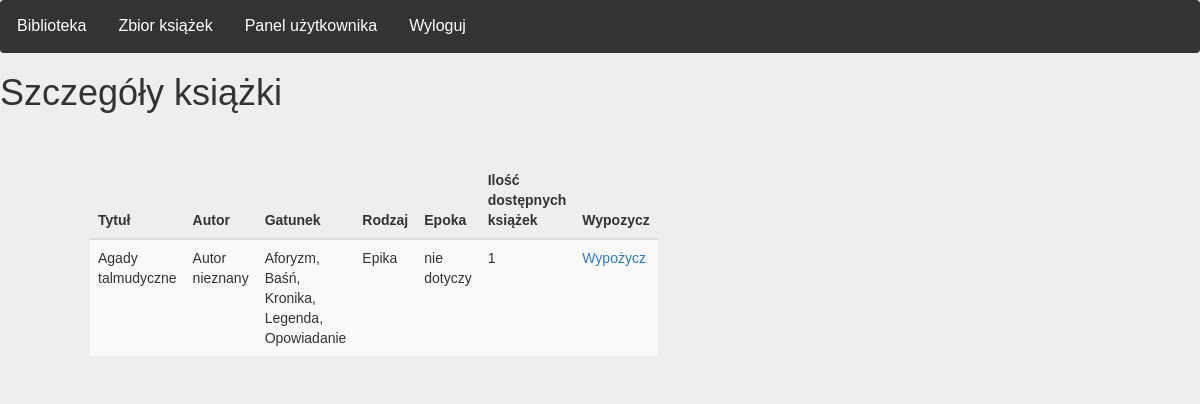
/index/details/9 (signed in), run on an earlier commit of the app's database.
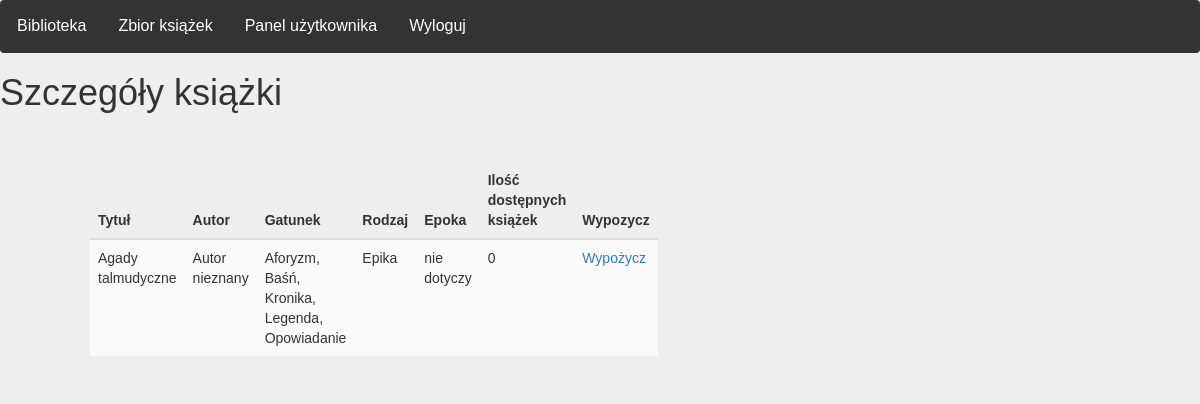
And on a later commit of the database.
### main_library/models.py (models this page shows)
class Bookshelf(models.Model):
    kind = models.TextField(default='')
    title = models.TextField(default='')
    author = models.TextField(default='')
    epoch = models.TextField(default='')
    genre = models.TextField(default='')
    quantity = models.IntegerField(default=random.randint(0, 10))

### main_library/views.py (the view)
# urls.py: path('index/details/<int:id>', views.details, name = 'details'),
@login_required
def details(request, id):
    book_details = Bookshelf.objects.get(pk=id)
    return render(
        request,
        "main_library/details.html",
        {'book_details': book_details}
    )

### main_library/templates/main_library/details.html
{% extends "main_library/base.html" %}
{% block content %}
<h1>Szczegóły książki</h1>
<div class="row" style = "backgroundcolor: #F9F8F7">
    <br><br>
<div class="row">
    <div class="col-md-1"></div>
    <div class="col-md-5">
        <table class="table table-dark table-striped" >
            <thead>
              <tr>
                  <th>Tytuł</th>
                  <th>Autor</th>
                  <th>Gatunek</th>
                  <th>Rodzaj</th>
                  <th>Epoka</th>
                  <th>Ilość dostępnych książek</th>
                  <th> Wypozycz</th>
              </tr>
            </thead>
                <tr>
                    <td>{{ book_details.title }} </td>
                    <td> {{ book_details.author }}</td>
                    <td> {{ book_details.genre }} </td>
                    <td> {{ book_details.kind }} </td>
                    <td> {{ book_details.epoch }} </td>
                    <td> {{ book_details.quantity }} </td>
                    <td> <a href="{% url 'rent' book_details.id %}"> Wypożycz </a> </td>
                </tr>
        </table>
    </div>
</div>
{% endblock %}

What changed in the data, as far as the page shows it:
changed Bookshelf "Agady talmudyczne": quantity "1" → "0"
